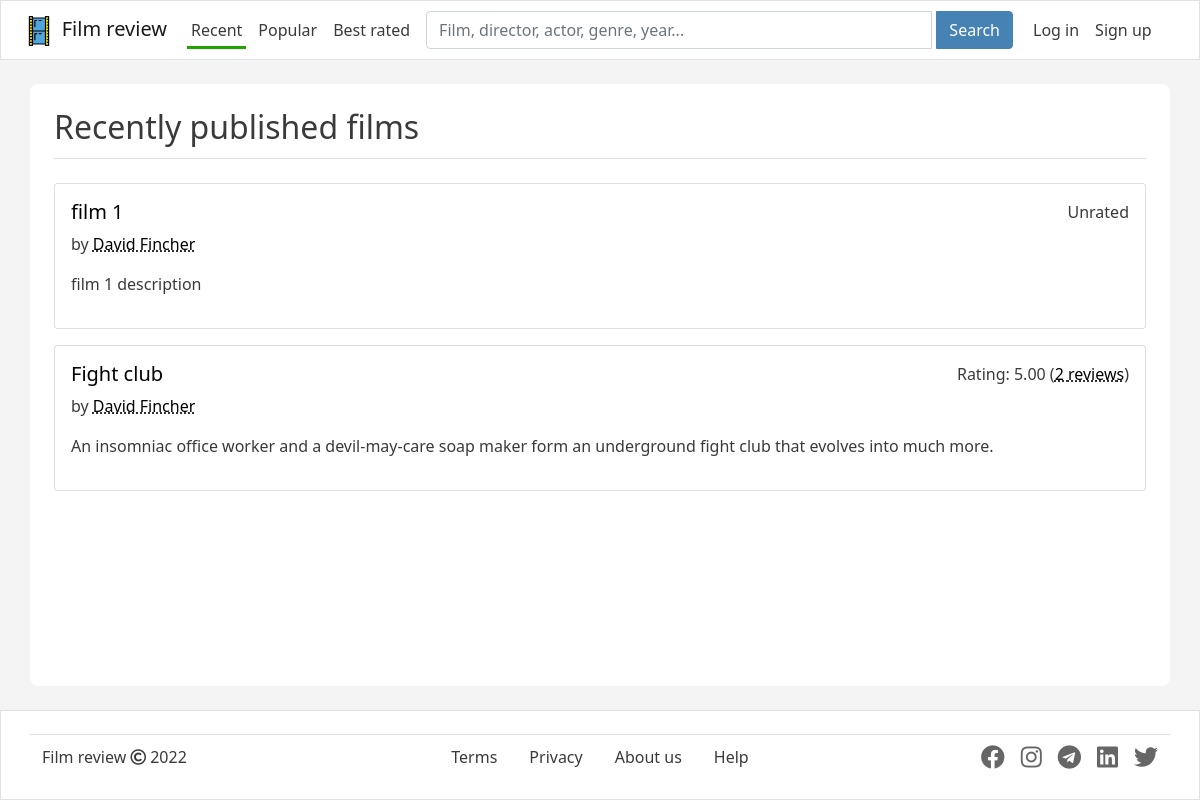
Page /published_films/?order=recent on the committed database.
### films_review/models.py (models this page shows, shortened)
class Film(models.Model):
    title = models.CharField(
        max_length=200,
        help_text='title on the english language'
    )
    original_title = models.CharField(
        max_length=200,
        help_text='title on the original language'
    )
    genres = models.ManyToManyField(Genre)
    release_date = models.DateField(help_text='YYYY-MM-DD')
    post_date = models.DateField(
        help_text='YYYY-MM-DD',
        auto_now_add=True,
        auto_now=False
    )
    description = models.TextField(max_length=1024)
    continuance = models.PositiveIntegerField(help_text='mins.')
    country = models.ManyToManyField(Country)
    director = models.ManyToManyField(Director)
    writer = models.ManyToManyField(Writer)
    actor = models.ManyToManyField(Actor)
    small_img = models.ImageField(
        upload_to='film_img/',
        default='film_img/default.jpg')
    is_active = models.BooleanField(default=True)
    slug = models.SlugField()
    def get_absolute_url(self):
        return reverse('films_review:film', kwargs={
            'pk': self.pk,
            'slug': self.slug
        })
    def is_released(self):
        return self.release_date <= datetime.date.today()
    class Meta:
        unique_together = ['title', 'original_title', 'post_date']
        verbose_name = 'Film'
        verbose_name_plural = 'Films'

class Director(models.Model):
    first_name = models.CharField(max_length=100)
    patronymic = models.CharField(max_length=100, blank=True)
    last_name = models.CharField(max_length=100)
    born_date = models.DateField(
        help_text='YYYY-MM-DD',
        validators=[MaxValueValidator(limit_value=datetime.date.today)]
    )
    country_born = models.CharField(max_length=100)
    def __str__(self):
        return f'{self.first_name} {self.last_name}'
    class Meta:
        unique_together = ['first_name', 'last_name', 'born_date']
        verbose_name = 'Director'
        verbose_name_plural = 'Directors'

### films_review/views.py (the view)
# urls.py: path('published_films/', views.FilmsListView.as_view(),
class FilmsListView(generic.list.ListView):
    template_name = 'films_review/films_list.html'
    context_object_name = 'films'
    paginate_by = 5
    def get(self, *args, **kwargs):
        if self.request.GET.get('order') is None:
            return redirect(reverse('films_review:films_list') + '?order=recent')
        return super().get(*args, **kwargs)
    def get_queryset(self):
        today = datetime.date.today()
        published_films = annotated_films.filter(post_date__lte=today)
        order_dict = {
            'recent': '-post_date',
            'popular': '-num_reviews',
            'best_rated': '-avg_rating',
        }
        order_key = self.request.GET.get('order')
        order_value = order_dict.get(order_key)
        if order_value is None:
            raise Http404
        return published_films.order_by(order_value, 'title')

### films_review/forms.py
class SearchForm(forms.Form):
    q = forms.CharField(max_length=50, label='', widget=forms.TextInput(attrs={
        'placeholder': 'Film, director, actor, genre, year...',
        'class': 'form-control search-form',
    }),
                        )

### films_review/context_processors.py (called while the page is built)
def search_form(request):
    q = request.GET.get('q')
    return {'search_form': SearchForm(initial={'q': q})}

### films_review/templatetags/custom_tags.py (called while the page is built)
@register.simple_tag(takes_context=True)
def url_next(context, **kwargs):
    cur_path = context.get('request').path
    if cur_path not in [reverse('user:login'), reverse('user:register'), reverse('films_review:my_reviews')]:
        return '?' + urlencode(kwargs)
    else:
        return ''

### films_review/templates/films_review/films_list.html (shortened to what this page needs)
{%  extends 'base.html' %}
{% load static %}
{% block page_header %}
    <div class="pb-1 mb-4 border-bottom">
        <h2>
            {% if request.GET.order == 'recent'  %}Recently published films
            {% elif request.GET.order == 'popular' %}Most reviewed films
            {% elif request.GET.order == 'best_rated' %}Best rated films
            {% else %}Films
            {% endif %}
        </h2>
    </div>
{% endblock page_header %}
{% block content %}
    {% if paginator.count %}
        <ul>
            {% for film in page_obj %}
                <li>{% include 'films_review/film_card.html' %}</li>
            {% endfor %}
        </ul>
    {% else %}
        <h4>There are no published films in app database.</h4>
    {% endif %}
{% endblock content %}

### films_review/templates/films_review/film_card.html (shortened to what this page needs)
<div class="card mb-3">
    <div class="row g-0">
        <div class="col-sm container-fluid">
            <div class="card-body">
                <div class="row g-0">
                    <div class="col-md">
                        <h5 class="card-title">
                            <a class="film-title-link" href="{{film.get_absolute_url}}">{{film.title}}</a>
                        </h5>
                        <p class="mb-2 mb-md-3">by {% for director in film.director.all %}
                            {% if request.path == '/search/' and category == 'director' %}
                                <span class="text-nowrap">{{director}}</span>
                            {% else %}
                                <a class="text-nowrap film-field-link" href="{% url 'films_review:search' %}?q={{director}}&category=director">{{director}}</a>{% endif %}{% if not forloop.last %},{% endif %}
                        {% endfor %}
                        </p>
                    </div>
                    <div class="col-auto mb-3">
                        {% if film.is_released and film.avg_rating %}
                            <span>Rating: {{film.avg_rating|floatformat:2}}
                                (<a class="film-field-link" href="{{film.get_absolute_url}}#reviews">{{film.review_set.count}} review{{film.review_set.count|pluralize}}</a>)</span>
                        {% elif film.is_released and not film.avg_rating %}
                            <span>Unrated</span>
                        {% else %}
                            <span>{{film.pub_date.day}} {{film.pub_date|date:'F'}} {{film.pub_date.year}}</span>
                        {% endif %}
                    </div>
                </div>
                <div class="card-text">
                    {% if film.description|length > 650 %}
                        <p>{{ film.description|slice:':650' }}<span id="dots{{ film.id }}">...</span><span class="textContinuation" id="more{{ film.id }}">{{ film.description|slice:'650:'}}</span>
                            <a class="text-nowrap orange-link" onclick="myFunction({{ film.id }})" id="myBtn{{ film.id }}">Read more</a>
                        </p>
                    {% else %}
                        <p>{{ film.description }}</p>
                    {% endif %}
                </div>
            </div>
        </div>
    </div>
</div>

### films_review/static/films_review/css/custom.css (style rules this page uses)
:root { --light-black: #3A3A3A; --dark-gray: #666666; --medium-green: #21a400; --light-green: #24b800; --dark-orange: #e67e00; }
body { color: var(--light-black); background-color: #f4f4f4; }
ul { padding: 0; list-style: none; }
.film-title-link { color: black; text-decoration: none; }
.film-field-link { text-decoration-style: dotted; color: black; }

### rows in the picture
Film: title "film 1", release_date "Unrated", description "film 1 description"
Director: first_name+last_name "David Fincher"
Film: title "Fight club", avg_rating "5.00", review_set.count "2", description "An insomniac office worker and a devil-may-care soap maker form an underground fight club that evolves into much more."
